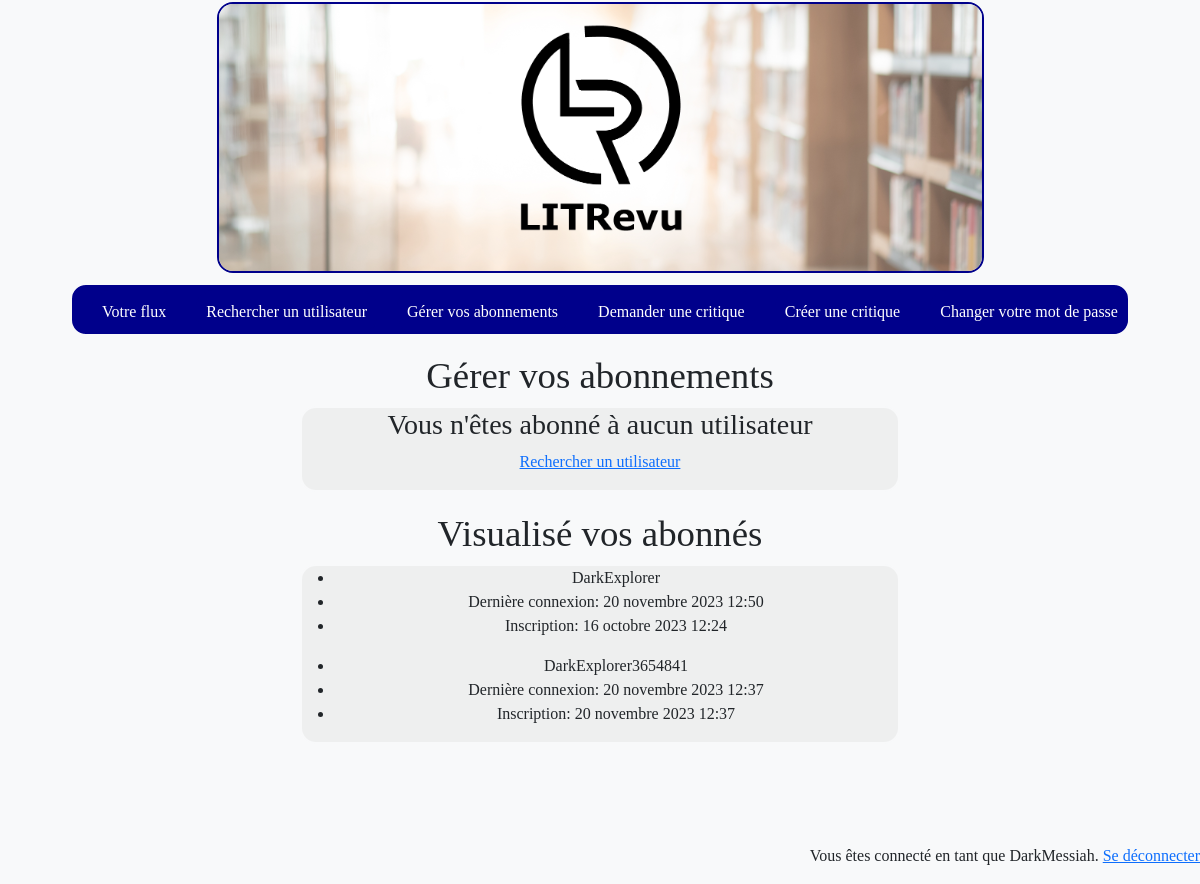
/follows_management/ (signed in), run on the app's committed database.
### review/models.py (models this page shows)
class UserFollows(models.Model):
    user = models.ForeignKey(
        to=settings.AUTH_USER_MODEL,
        on_delete=models.CASCADE,
        related_name="following",
    )
    followed_user = models.ForeignKey(
        to=settings.AUTH_USER_MODEL,
        on_delete=models.CASCADE,
        related_name="followed_by",
    )
    class Meta:
        unique_together = (
            "user",
            "followed_user",
        )

### authentication/models.py (models this page shows)
class User(AbstractUser):
    pass

### review/views.py (the view)
class FollowersManagement(LoginRequiredMixin, View):
    model = review_models.UserFollows
    template_name = "review/follow_management.html"
    def get(self, request):
        following = self.model.objects.filter(user=request.user)
        followers = self.model.objects.filter(followed_user=request.user)
        return render(
            request,
            self.template_name,
            context={
                "following": following,
                "followers": followers,
            },
        )

### review/templates/review/follow_management.html
{% extends 'base.html' %}
{% block content %}
    <h1>Gérer vos abonnements</h1>
    <section>
        {% if following %}
            {% for follow in following %}
                <ul>
                    <li>{{ follow.followed_user.username }}</li>
                    <li>Dernière connexion: {{ follow.followed_user.last_login }}</li>
                    <li>Inscription: {{ follow.followed_user.date_joined }}</li>
                    <form method="post"
                          action="{% url 'unfollow_user' follow.followed_user.id %}">
                        {% csrf_token %}
                        <button class="btn btn-danger" type="submit">Se désabonner</button>
                    </form>
                </ul>
            {% endfor %}
        {% else %}
            <h3>Vous n'êtes abonné à aucun utilisateur</h3>
            <p>
                <a href="{% url 'searching_user' %}">Rechercher un utilisateur</a>
            </p>
        {% endif %}
    </section>
    <h1>Visualisé vos abonnés</h1>
    <section>
        {% if followers %}
            {% for follow in followers %}
                <ul>
                    <li>{{ follow.user.username }}</li>
                    <li>Dernière connexion: {{ follow.user.last_login }}</li>
                    <li>Inscription: {{ follow.user.date_joined }}</li>
                </ul>
            {% endfor %}
        {% else %}
            <p>Vous n'avez aucun abonné pour le moment</p>
        {% endif %}
    </section>
{% endblock content %}

### templates/base.html (shortened to what this page needs)
{% load static %}
<html>
    <head>
        <link rel="stylesheet" href="{% static 'style.css' %}">
    </head>
    <body>
        <header>
            <div class="d-flex justify-content-center align-items-center"
                 id="logo-container">
                <img class="logo" src="{% static 'images/logo.png' %}">
            </div>
            {% if user.is_authenticated %}
                <nav class=" navbar navbar-expand navbar-light bg-light fixed-top mx-auto">
                    <div class="collapse navbar-collapse" id="navbarSupportedContent">
                        <ul class="navbar-nav nav-fill mr-auto">
                            <li class="nav-item">
                                <a class="nav-link" href="{% url 'home' %}">Votre flux</a>
                            </li>
                            <li class="nav-item">
                                <a class="nav-link" href="{% url 'searching_user' %}">Rechercher un utilisateur</a>
                            </li>
                            <li class="nav-item">
                                <a class="nav-link" href="{% url 'follows_management' %}">Gérer vos abonnements</a>
                            </li>
                            <li class="nav-item">
                                <a class="nav-link" href="{% url 'ticket_creation' %}">Demander une critique</a>
                            </li>
                            <li class="nav-item">
                                <a class="nav-link" href="{% url 'review_with_ticket_creation' %}">Créer une critique</a>
                            </li>
                            <li class="nav-item">
                                <a class="nav-link" href="{% url 'change_password' %}">Changer votre mot de passe</a>
                            </li>
                        </ul>
                    </div>
                </nav>
            {% endif %}
        </header>
        <main>
            {% block content %}
            {% endblock content %}
        </main>
        <footer>
            {% if user.is_authenticated %}
                <p>
                    Vous êtes connecté en tant que {{ request.user }}. <a href="{% url 'logout' %}">Se déconnecter</a>
                </p>
            {% endif %}
        </footer>
    </body>
</html>

### data on the page
UserFollows: user.username "DarkExplorer", user.last_login "20 novembre 2023 12:50", user.date_joined "16 octobre 2023 12:24"
UserFollows: user.username "DarkExplorer3654841", user.last_login "20 novembre 2023 12:37", user.date_joined "20 novembre 2023 12:37"
User: user "DarkMessiah"
